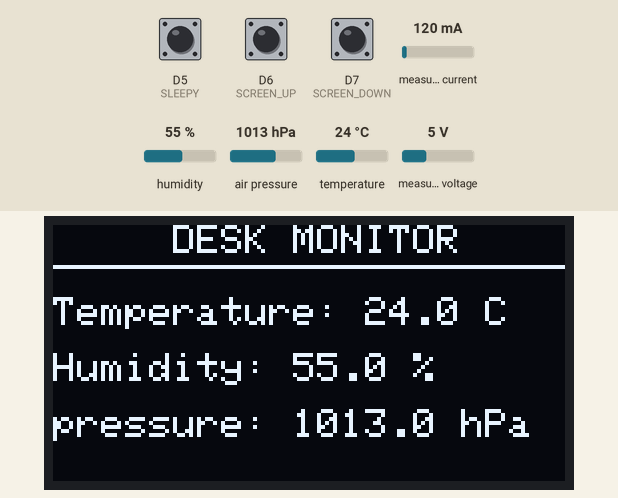
Recording of a sketch running on a simulated Arduino Uno R4 WiFi. Shown: 128×64 one-colour display. The inputs (shaded band) are chosen by the test bench; at power-on: D6 (SCREEN_UP) HIGH, D5 (SLEEPY) HIGH, D7 (SCREEN_DOWN) HIGH, measured current 120 mA, humidity 55 %, air pressure 1013 hPa, temperature 24 °C, measured voltage 5 V. WiFi joins after 1.5 s; servers stay silent unless stated; network time is answered at once with the bench clock; the local clock reads 2024-03-15 10:24:30 at power-on unless the sketch sets it; what the sketch prints to the serial monitor is not drawn.

Above: at 3.7 s.
3.8 s: D6 (SCREEN_UP) pulled LOW for 0.15 s
At 6.7 s:
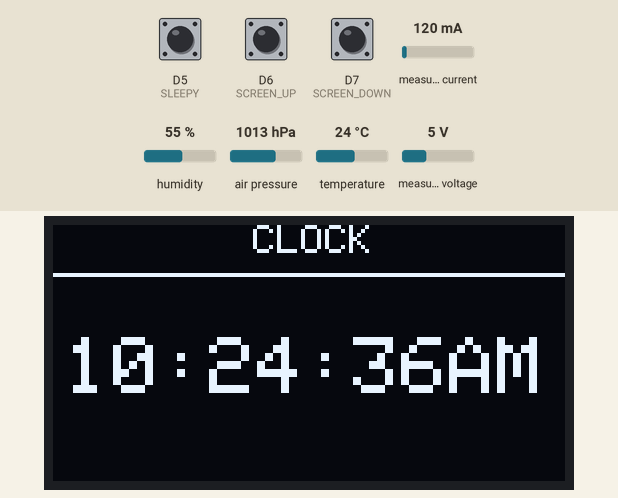
6.9 s: D5 (SLEEPY) pulled LOW for 0.15 s
At 8.3 s:
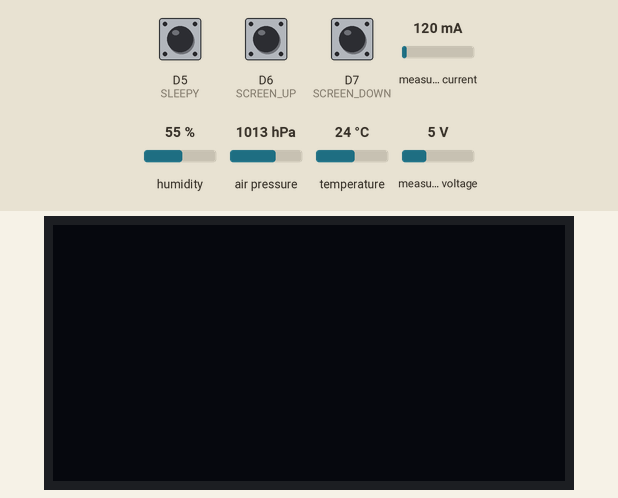
8.6 s: D5 (SLEEPY) pulled LOW for 1 s
At 9.8 s:
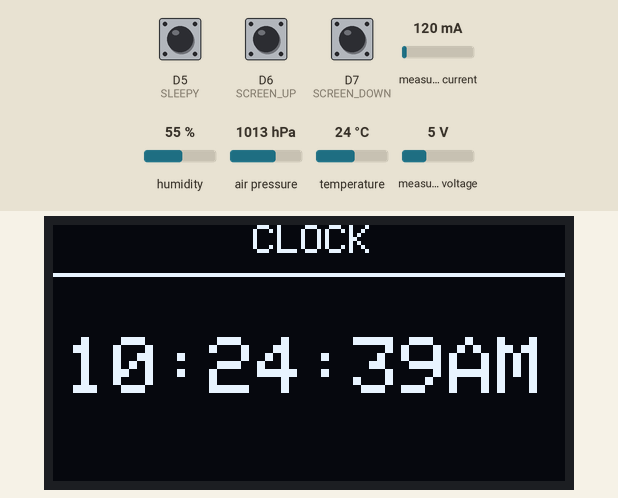
11.1 s: D6 (SCREEN_UP) pulled LOW for 1 s
At 12.2 s:
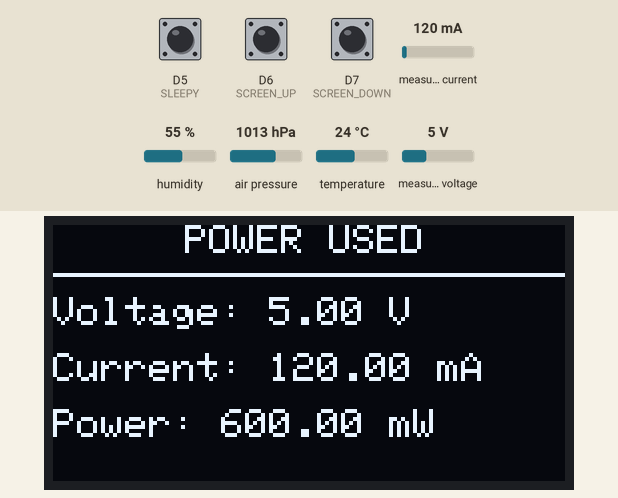
13.6 s: D6 (SCREEN_UP) pulled LOW for 0.15 s
At 14.3 s:
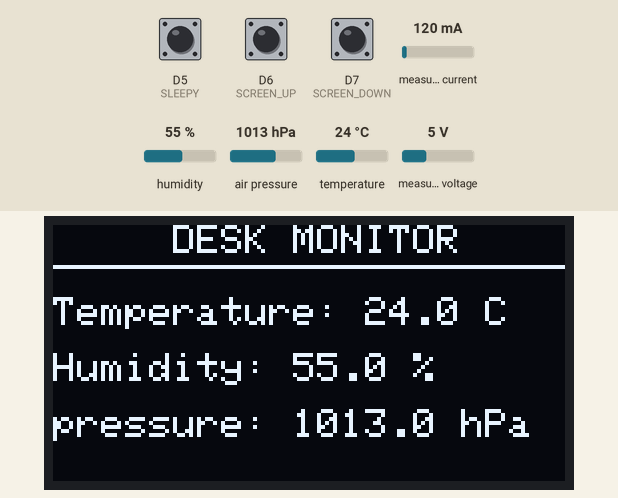
15.3 s: D7 (SCREEN_DOWN) pulled LOW for 0.15 s
At 16.9 s:
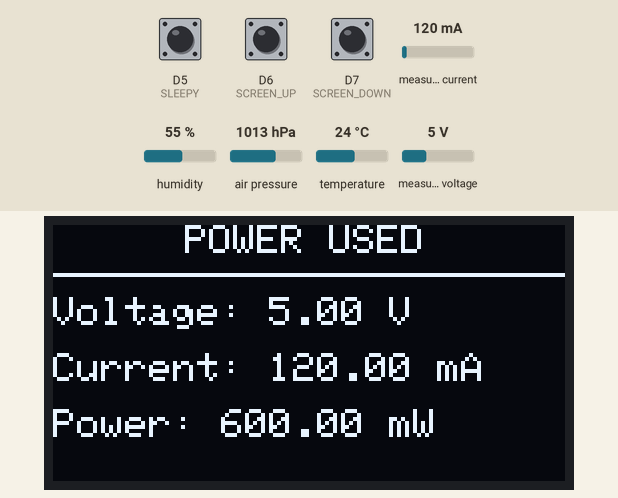
Timing chart, 0 to 18.0 s (numbered marks = the images above; inputs shaded):
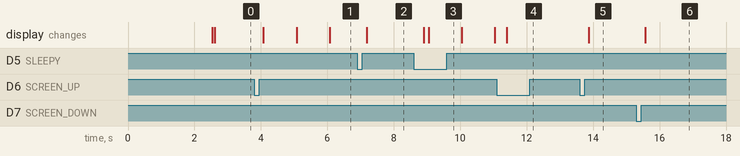

Measured:
- after the input at 3.8 s, the display: first changes after 0.28 s (image 1 shows a later state)
- after the input at 6.9 s, the display: changes after 0.29 s (image 2)
- after the input at 8.6 s, the display: first changes after 0.30 s (image 3 shows a later state)
- after the input at 11.1 s, the display: changes after 0.30 s (image 4)
- after the input at 13.6 s, the display: changes after 0.27 s (image 5)
- after the input at 15.3 s, the display: changes after 0.27 s (image 6)

The sketch:

Clock.ino
```cpp
//Libraries for the Clock to work
#include <WiFiS3.h>
#include "RTC.h"
#include <NTPClient.h>
#include <WiFiUdp.h>

char ssid[] = "Your_Wifi_Name";  //change this for your wifi name
char pass[] = "Your_Wifi_Password";     //change this for your wifi password

WiFiUDP ntpUDP;

//For UTC -7
NTPClient timeClient(ntpUDP, "pool.ntp.org", -7 * 3600, 60000);

void setup_clock() {
  delay(1000);

  Serial.println("Connecting to WiFi...");
  WiFi.begin(ssid, pass);

  RTC.begin();

  timeClient.begin();

  if (timeClient.update()) {
    RTCTime startTime(timeClient.getEpochTime());
    RTC.setTime(startTime);
  }
  else {
    Serial.println("Failed to get NTP time.");
  }
}
```

Enviromental_Monitor_code.ino
```cpp
//Libraries
#include <Wire.h> //I2C communication
#include <Adafruit_Sensor.h> //Common sensor interface
#include <Adafruit_BME280.h> //BME280 functions
#include <Adafruit_GFX.h> //Graphics/text drawing
#include <Adafruit_SH110X.h> //OLED driver
#include <Adafruit_INA219.h> //INA219 Library

//These libraries are for the wifi on the arduino and its to get the clock to work
#include <WiFiS3.h>
#include "RTC.h"
#include <NTPClient.h>
#include <WiFiUdp.h>

//OLED Conf
//These values can change depending on the size of the OLED screen
#define i2c_Address 0x3c
#define SCREEN_WIDTH 128
#define SCREEN_HEIGHT 64
#define OLED_RESET -1

//BME conf
#define SEALEVELPRESSURE_HPA (1015) //This defines the base Sea level pressure in hPa, we only need it if we want the Altitude

//OLED object that needs to be here so we can tell the program how to run it
Adafruit_SH1106G display(SCREEN_WIDTH, SCREEN_HEIGHT, &Wire, OLED_RESET);

//We are making an object bme to interact with, ex) bme.readTemperature()
Adafruit_BME280 bme;

//We are making an object for the INA219
Adafruit_INA219 ina219;

//Arduino PIN for Button
const int SCREEN_DOWN = 7;
const int SCREEN_UP = 6;
const int SLEEPY = 5;


//Value for switching screens later
int currentScreen = 0;
bool displaySleeping = false;

//SETUP: It tells us what we need to prepare before we start the program
void setup() {
  Serial.begin(9600); //9600 bits per seconds

  //This sets up the clock
  setup_clock();

  //BUTTON SET_UP
  pinMode(SCREEN_DOWN, INPUT_PULLUP);
  pinMode(SCREEN_UP, INPUT_PULLUP);
  pinMode(SLEEPY, INPUT_PULLUP);

  //Display setup here
  display.begin(i2c_Address, true);
  display.clearDisplay();
  display.display();

  //BME setup here
  Serial.println(F("BME280 test"));
  unsigned status = bme.begin(0x77);
  //Checking to see if BME connected
  if (!status) {
    Serial.println("Could not find BME280");
    while (1) delay(10);
  }
    Serial.println("BME280 found!");

  Serial.println("INA219 test");

  //INA219 setup here
  if (!ina219.begin()) {
    Serial.println("Could not find INA219");
    while (1) delay(10);
  }

  Serial.println("INA219 found!");
}

//This function shows the information from the BME to the OLED screen. This way we don't code it directly into the main function:
void showDeskMonitor(){
  float temp = bme.readTemperature();
  float pressure = bme.readPressure() / 100.0F;
  float humidity = bme.readHumidity();

  //First we gathered the info from the BME as shown above (they are all float)
  display.clearDisplay();
  display.setTextSize(1);
  display.setTextColor(SH110X_WHITE);

  display.setCursor(30, 0);
  //It's important to see here that setCursor sets the cursor in (X,Y)
  display.println("DESK MONITOR");
  //Here we setup what we want to show on the display, the next lines show more
  display.drawLine(0,10,127,10,SH110X_WHITE);
  //Drawing a line from 0,10 to 127, 10 and it's white cuz OLED
  display.setCursor(0, 18);
  display.print("Temperature: ");
  //Print, literally just prints whatever you type
  display.print(temp, 1);
  display.println(" C");
  //We print all these separately but it's all in the same line, except that last one. println means that the next output will be in a different line

  display.setCursor(0, 32);
  display.print("Humidity: ");
  display.print(humidity, 1);
  display.println(" %");

  display.setCursor(0, 46);
  display.print("pressure: ");
  display.print(pressure, 1);
  display.println(" hPa");

  display.display();
}

//This function is for showing the screen with other data
void showClock(){
  RTCTime currentTime;
  RTC.getTime(currentTime);

  int hour = currentTime.getHour();
  int minute = currentTime.getMinutes();
  int second = currentTime.getSeconds();

  display.clearDisplay();
  display.setTextColor(SH110X_WHITE);

  display.setTextSize(1);
  display.setCursor(50, 0);
  display.println("CLOCK");
  display.drawLine(0, 12, 127, 12, SH110X_WHITE);

  display.setTextSize(2);
  display.setCursor(3, 28);

  //This is for 12hr time
  String ampm = "AM";

  if (hour >= 12) {
    ampm = "PM";
  }
  if (hour == 0) {
    hour = 12;
  }
  else if (hour > 12){
    hour -= 12;
  }

  //This is the logic of the time

  if (hour < 10) display.print("0");
  display.print(hour);
  display.print(":");

  if (minute < 10) display.print("0");
  display.print(minute);
  display.print(":");

  if (second < 10) display.print("0");
  display.print(second);

  display.print("");
  display.print(ampm);
  display.display();
}

void showPowerScreen(){
  display.clearDisplay();
  display.setTextColor(SH110X_WHITE);
  display.setTextSize(1);

  display.setCursor(33, 0);
  display.println("POWER USED");
  display.drawLine(0, 12, 127, 12, SH110X_WHITE);

  display.setCursor(0, 18);
  display.print("Voltage: ");
  display.print(ina219.getBusVoltage_V());
  display.println(" V");

  display.setCursor(0, 32);
  display.print("Current: ");
  display.print(ina219.getCurrent_mA());
  display.println(" mA");

  display.setCursor(0, 46);
  display.print("Power: ");
  display.print(ina219.getPower_mW());
  display.println(" mW");

  display.display();
}

void showErrorScreen(){
  display.clearDisplay();
  display.setTextSize(1);
  display.setTextColor(SH110X_WHITE);

  display.setCursor(30, 0);
  display.println("ERROR");


  display.drawLine(0, 12, 127, 12, SH110X_WHITE);

  display.setCursor(0, 22);
  display.println("Invalid screen:");

  display.setCursor(0, 36);
  display.print("currentScreen =");
  display.println(currentScreen);

  display.display();
  }

//This is the main function
void loop() {

  static bool lastDownState = HIGH;
  static bool lastUpState = HIGH;
  static bool lastSleepState = HIGH;

  bool currentDownState = digitalRead(SCREEN_DOWN);
  bool currentUpState = digitalRead(SCREEN_UP);
  bool currentSleepState = digitalRead(SLEEPY);

  if (lastDownState == HIGH && currentDownState == LOW) {
    currentScreen--;
    if (currentScreen <0){
      currentScreen = 2;
    }
    delay(200);
  }

  if (lastUpState == HIGH && currentUpState == LOW) {
    currentScreen++;
    if (currentScreen > 2){
      currentScreen = 0;
    }
    delay(200);
  }

  if (lastSleepState == HIGH && currentSleepState == LOW) {
    displaySleeping = !displaySleeping;
    delay(200);
  }

  if (displaySleeping) {
    display.clearDisplay();
    display.display();
  }
  else {
    if (currentScreen == 0) {
      showDeskMonitor();
    }
    else if (currentScreen == 1){
      showClock();
    }
    else if (currentScreen == 2){
      showPowerScreen();
    }
    else {
      showErrorScreen();
      currentScreen = 0; //This will reset the screen to the very first one
    }

  }

  lastDownState = currentDownState;
  lastUpState = currentUpState;
  lastSleepState = currentSleepState;
  delay(50);
}
```
